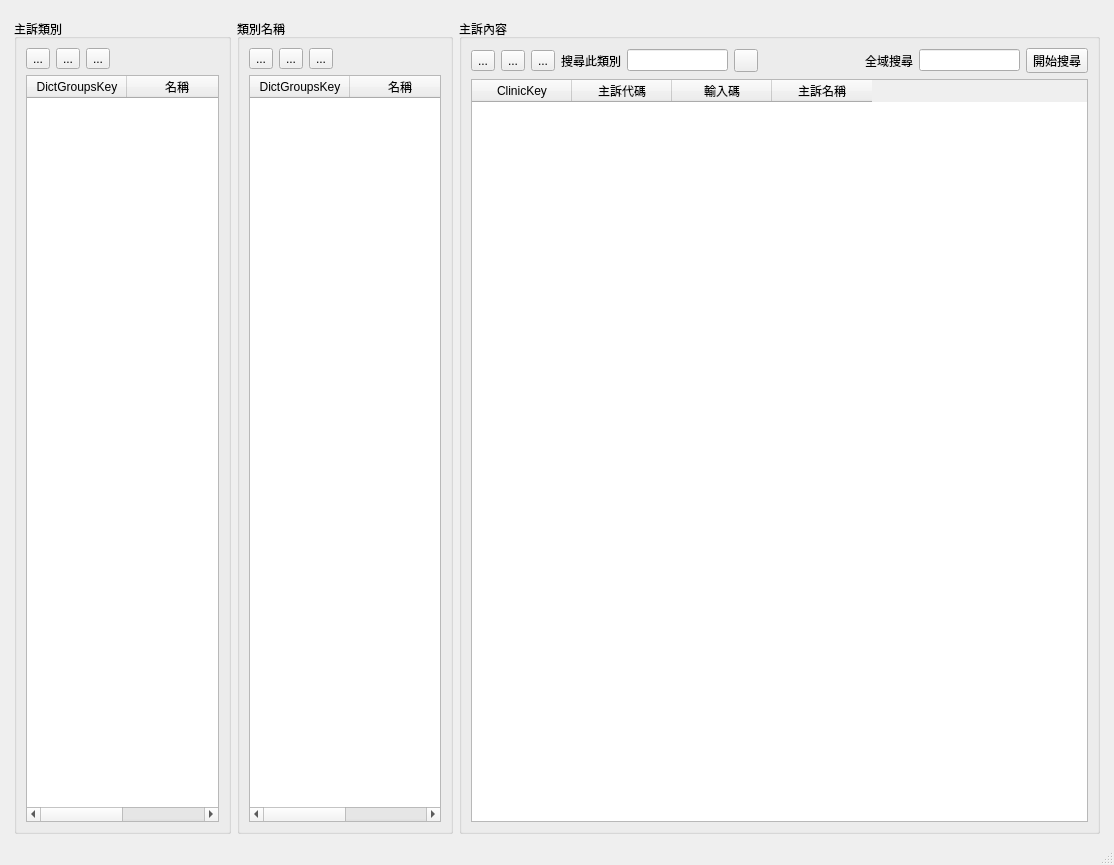
<?xml version="1.0" encoding="UTF-8"?>
<ui version="4.0">
 <class>Dict_symptom</class>
 <widget class="QMainWindow" name="Dict_symptom">
  <property name="geometry">
   <rect>
    <x>0</x>
    <y>0</y>
    <width>1114</width>
    <height>865</height>
   </rect>
  </property>
  <property name="windowTitle">
   <string>主訴資料</string>
  </property>
  <widget class="QWidget" name="centralwidget">
   <layout class="QHBoxLayout" name="horizontalLayout">
    <item>
     <layout class="QHBoxLayout" name="horizontalLayout_2">
      <property name="leftMargin">
       <number>5</number>
      </property>
      <property name="topMargin">
       <number>10</number>
      </property>
      <property name="rightMargin">
       <number>5</number>
      </property>
      <item>
       <widget class="QGroupBox" name="groupBox_dict_groups_type">
        <property name="maximumSize">
         <size>
          <width>250</width>
          <height>16777215</height>
         </size>
        </property>
        <property name="title">
         <string>主訴類別</string>
        </property>
        <layout class="QVBoxLayout" name="verticalLayout_4">
         <item>
          <layout class="QVBoxLayout" name="verticalLayout_3">
           <item>
            <layout class="QHBoxLayout" name="horizontalLayout_3">
             <item>
              <widget class="QToolButton" name="toolButton_add_dict_groups">
               <property name="text">
                <string>...</string>
               </property>
               <property name="icon">
                <iconset>
                 <normaloff>../icons/gtk-add.svg</normaloff>../icons/gtk-add.svg</iconset>
               </property>
              </widget>
             </item>
             <item>
              <widget class="QToolButton" name="toolButton_remove_dict_groups">
               <property name="text">
                <string>...</string>
               </property>
               <property name="icon">
                <iconset>
                 <normaloff>../icons/gtk-remove.svg</normaloff>../icons/gtk-remove.svg</iconset>
               </property>
              </widget>
             </item>
             <item>
              <widget class="QToolButton" name="toolButton_edit_dict_groups">
               <property name="text">
                <string>...</string>
               </property>
               <property name="icon">
                <iconset>
                 <normaloff>../icons/gtk-edit.svg</normaloff>../icons/gtk-edit.svg</iconset>
               </property>
              </widget>
             </item>
             <item>
              <spacer name="horizontalSpacer">
               <property name="orientation">
                <enum>Qt::Horizontal</enum>
               </property>
               <property name="sizeHint" stdset="0">
                <size>
                 <width>40</width>
                 <height>20</height>
                </size>
               </property>
              </spacer>
             </item>
            </layout>
           </item>
           <item>
            <widget class="QTableWidget" name="tableWidget_dict_groups">
             <property name="maximumSize">
              <size>
               <width>16777215</width>
               <height>16777215</height>
              </size>
             </property>
             <property name="editTriggers">
              <set>QAbstractItemView::NoEditTriggers</set>
             </property>
             <property name="selectionMode">
              <enum>QAbstractItemView::SingleSelection</enum>
             </property>
             <property name="selectionBehavior">
              <enum>QAbstractItemView::SelectRows</enum>
             </property>
             <column>
              <property name="text">
               <string>DictGroupsKey</string>
              </property>
             </column>
             <column>
              <property name="text">
               <string>名稱</string>
              </property>
             </column>
            </widget>
           </item>
          </layout>
         </item>
        </layout>
       </widget>
      </item>
      <item>
       <widget class="QGroupBox" name="groupBox_dict_groups_name">
        <property name="maximumSize">
         <size>
          <width>250</width>
          <height>16777215</height>
         </size>
        </property>
        <property name="title">
         <string>類別名稱</string>
        </property>
        <layout class="QVBoxLayout" name="verticalLayout_2">
         <item>
          <layout class="QVBoxLayout" name="verticalLayout">
           <item>
            <layout class="QHBoxLayout" name="horizontalLayout_4">
             <item>
              <widget class="QToolButton" name="toolButton_add_groups_name">
               <property name="text">
                <string>...</string>
               </property>
               <property name="icon">
                <iconset>
                 <normaloff>../icons/gtk-add.svg</normaloff>../icons/gtk-add.svg</iconset>
               </property>
              </widget>
             </item>
             <item>
              <widget class="QToolButton" name="toolButton_remove_groups_name">
               <property name="text">
                <string>...</string>
               </property>
               <property name="icon">
                <iconset>
                 <normaloff>../icons/gtk-remove.svg</normaloff>../icons/gtk-remove.svg</iconset>
               </property>
              </widget>
             </item>
             <item>
              <widget class="QToolButton" name="toolButton_edit_groups_name">
               <property name="text">
                <string>...</string>
               </property>
               <property name="icon">
                <iconset>
                 <normaloff>../icons/gtk-edit.svg</normaloff>../icons/gtk-edit.svg</iconset>
               </property>
              </widget>
             </item>
             <item>
              <spacer name="horizontalSpacer_2">
               <property name="orientation">
                <enum>Qt::Horizontal</enum>
               </property>
               <property name="sizeHint" stdset="0">
                <size>
                 <width>40</width>
                 <height>20</height>
                </size>
               </property>
              </spacer>
             </item>
            </layout>
           </item>
           <item>
            <widget class="QTableWidget" name="tableWidget_dict_groups_name">
             <property name="maximumSize">
              <size>
               <width>16777215</width>
               <height>16777215</height>
              </size>
             </property>
             <property name="editTriggers">
              <set>QAbstractItemView::NoEditTriggers</set>
             </property>
             <property name="selectionMode">
              <enum>QAbstractItemView::SingleSelection</enum>
             </property>
             <property name="selectionBehavior">
              <enum>QAbstractItemView::SelectRows</enum>
             </property>
             <column>
              <property name="text">
               <string>DictGroupsKey</string>
              </property>
             </column>
             <column>
              <property name="text">
               <string>名稱</string>
              </property>
             </column>
            </widget>
           </item>
          </layout>
         </item>
        </layout>
       </widget>
      </item>
      <item>
       <widget class="QGroupBox" name="groupBox_dict_symptom">
        <property name="title">
         <string>主訴內容</string>
        </property>
        <layout class="QVBoxLayout" name="verticalLayout_6">
         <item>
          <layout class="QVBoxLayout" name="verticalLayout_5">
           <item>
            <layout class="QHBoxLayout" name="horizontalLayout_5">
             <item>
              <widget class="QToolButton" name="toolButton_add_symptom">
               <property name="text">
                <string>...</string>
               </property>
               <property name="icon">
                <iconset>
                 <normaloff>../icons/gtk-add.svg</normaloff>../icons/gtk-add.svg</iconset>
               </property>
              </widget>
             </item>
             <item>
              <widget class="QToolButton" name="toolButton_remove_symptom">
               <property name="text">
                <string>...</string>
               </property>
               <property name="icon">
                <iconset>
                 <normaloff>../icons/gtk-remove.svg</normaloff>../icons/gtk-remove.svg</iconset>
               </property>
              </widget>
             </item>
             <item>
              <widget class="QToolButton" name="toolButton_edit_symptom">
               <property name="text">
                <string>...</string>
               </property>
               <property name="icon">
                <iconset>
                 <normaloff>../icons/gtk-edit.svg</normaloff>../icons/gtk-edit.svg</iconset>
               </property>
              </widget>
             </item>
             <item>
              <widget class="QLabel" name="label">
               <property name="text">
                <string>搜尋此類別</string>
               </property>
              </widget>
             </item>
             <item>
              <widget class="QLineEdit" name="lineEdit_search"/>
             </item>
             <item>
              <widget class="QToolButton" name="toolButton_search_next">
               <property name="toolTip">
                <string>找下一個</string>
               </property>
               <property name="text">
                <string/>
               </property>
               <property name="icon">
                <iconset>
                 <normaloff>../icons/gtk-go-down.svg</normaloff>../icons/gtk-go-down.svg</iconset>
               </property>
              </widget>
             </item>
             <item>
              <spacer name="horizontalSpacer_5">
               <property name="orientation">
                <enum>Qt::Horizontal</enum>
               </property>
               <property name="sizeHint" stdset="0">
                <size>
                 <width>40</width>
                 <height>20</height>
                </size>
               </property>
              </spacer>
             </item>
             <item>
              <spacer name="horizontalSpacer_3">
               <property name="orientation">
                <enum>Qt::Horizontal</enum>
               </property>
               <property name="sizeHint" stdset="0">
                <size>
                 <width>40</width>
                 <height>20</height>
                </size>
               </property>
              </spacer>
             </item>
             <item>
              <spacer name="horizontalSpacer_4">
               <property name="orientation">
                <enum>Qt::Horizontal</enum>
               </property>
               <property name="sizeHint" stdset="0">
                <size>
                 <width>40</width>
                 <height>20</height>
                </size>
               </property>
              </spacer>
             </item>
             <item>
              <widget class="QLabel" name="label_2">
               <property name="text">
                <string>全域搜尋</string>
               </property>
              </widget>
             </item>
             <item>
              <widget class="QLineEdit" name="lineEdit_query">
               <property name="clearButtonEnabled">
                <bool>true</bool>
               </property>
              </widget>
             </item>
             <item>
              <widget class="QToolButton" name="toolButton_query">
               <property name="toolTip">
                <string>找下一個</string>
               </property>
               <property name="text">
                <string>開始搜尋</string>
               </property>
               <property name="icon">
                <iconset>
                 <normaloff>../icons/document-preview.png</normaloff>../icons/document-preview.png</iconset>
               </property>
               <property name="toolButtonStyle">
                <enum>Qt::ToolButtonTextBesideIcon</enum>
               </property>
              </widget>
             </item>
            </layout>
           </item>
           <item>
            <widget class="QTableWidget" name="tableWidget_dict_symptom">
             <property name="editTriggers">
              <set>QAbstractItemView::NoEditTriggers</set>
             </property>
             <property name="selectionMode">
              <enum>QAbstractItemView::SingleSelection</enum>
             </property>
             <property name="selectionBehavior">
              <enum>QAbstractItemView::SelectRows</enum>
             </property>
             <column>
              <property name="text">
               <string>ClinicKey</string>
              </property>
             </column>
             <column>
              <property name="text">
               <string>主訴代碼</string>
              </property>
             </column>
             <column>
              <property name="text">
               <string>輸入碼</string>
              </property>
             </column>
             <column>
              <property name="text">
               <string>主訴名稱</string>
              </property>
             </column>
            </widget>
           </item>
          </layout>
         </item>
        </layout>
       </widget>
      </item>
     </layout>
    </item>
   </layout>
  </widget>
  <widget class="QStatusBar" name="statusbar"/>
  <widget class="QMenuBar" name="menubar">
   <property name="geometry">
    <rect>
     <x>0</x>
     <y>0</y>
     <width>1114</width>
     <height>32</height>
    </rect>
   </property>
  </widget>
 </widget>
 <resources/>
 <connections/>
</ui>
